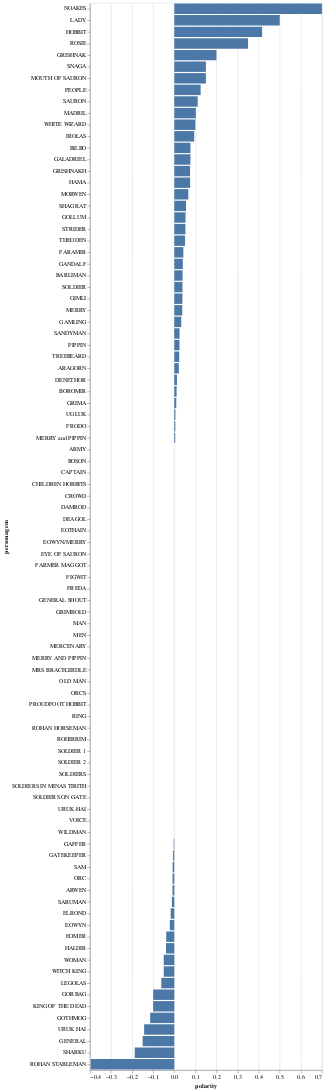

Notebook code for this chart:
### Code cell
alt.Chart(sentimento_medio_personagem).mark_bar().encode(
    x='polarity',
    y=alt.Y('personagem', sort='-x')
)

### Figure 1 — Vega-Lite specification as saved in the notebook (floating-point values rounded to 4 significant figures)
{"config": {"view": {"continuousWidth": 400, "continuousHeight": 300}}, "data": {"name": "data-6dc25213c42ef4748cce3d0263afe374"}, "mark": "bar", "encoding": {"x": {"type": "quantitative", "field": "polarity"}, "y": {"type": "nominal", "field": "personagem", "sort": "-x"}}, "$schema": "https://vega.github.io/schema/vega-lite/v4.8.1.json", "datasets": {"data-6dc25213c42ef4748cce3d0263afe374": [{"polarity": 0.02167, "personagem": "ARAGORN"}, {"polarity": 0.0, "personagem": "ARMY"}, {"polarity": -0.008393, "personagem": "ARWEN"}, {"polarity": 0.03943, "personagem": "BARLIMAN"}, {"polarity": 0.07688, "personagem": "BILBO"}, {"polarity": 0.01105, "personagem": "BOROMIR"}, {"polarity": 0.0, "personagem": "BOSON"}, {"polarity": 0.0, "personagem": "CAPTAIN"}, {"polarity": 0.0, "personagem": "CHILDREN HOBBITS"}, {"polarity": 0.0, "personagem": "CROWD"}, {"polarity": 0.0, "personagem": "DAMROD"}, {"polarity": 0.0, "personagem": "DEAGOL"}, {"polarity": 0.01274, "personagem": "DENETHOR"}, {"polarity": -0.01688, "personagem": "ELROND"}, {"polarity": -0.0381, "personagem": "EOMER"}, {"polarity": 0.0, "personagem": "EOTHAIN"}, {"polarity": -0.02101, "personagem": "EOWYN"}, {"polarity": 0.0, "personagem": "EOWYN/MERRY"}, {"polarity": 0.0, "personagem": "EYE OF SAURON"}, {"polarity": 0.04308, "personagem": "FARAMIR"}, {"polarity": 0.0, "personagem": "FARMER MAGGOT"}, {"polarity": 0.0, "personagem": "FIGWIT"}, {"polarity": 0.0, "personagem": "FREDA"}, {"polarity": 0.005114, "personagem": "FRODO"}, {"polarity": -0.002778, "personagem": "GAFFER"}, {"polarity": 0.07661, "personagem": "GALADRIEL"}, {"polarity": 0.03333, "personagem": "GAMLING"}, {"polarity": 0.04068, "personagem": "GANDALF"}, {"polarity": -0.005556, "personagem": "GATEKEEPER"}, {"polarity": -0.15, "personagem": "GENERAL"}, {"polarity": 0.0, "personagem": "GENERAL SHOUT"}, {"polarity": 0.03858, "personagem": "GIMLI"}, {"polarity": 0.05359, "personagem": "GOLLUM"}, {"polarity": -0.1, "personagem": "GORBAG"}, {"polarity": -0.1143, "personagem": "GOTHMOG"}, {"polarity": 0.009587, "personagem": "GRIMA"}, {"polarity": 0.0, "personagem": "GRIMBOLD"}, {"polarity": 0.2, "personagem": "GRISHNAK"}, {"polarity": 0.075, "personagem": "GRISHNAKH"}, {"polarity": -0.03929, "personagem": "HALDIR"}, {"polarity": 0.075, "personagem": "HAMA"}, {"polarity": 0.4167, "personagem": "HOBBIT"}, {"polarity": 0.09444, "personagem": "IROLAS"}, {"polarity": -0.1, "personagem": "KING OF THE DEAD"}, {"polarity": 0.5, "personagem": "LADY"}, {"polarity": -0.06142, "personagem": "LEGOLAS"}, {"polarity": 0.1024, "personagem": "MADRIL"}, {"polarity": 0.0, "personagem": "MAN"}, {"polarity": 0.0, "personagem": "MEN"}, {"polarity": 0.0, "personagem": "MERCENARY"}, {"polarity": 0.03801, "personagem": "MERRY"}, {"polarity": 0.0, "personagem": "MERRY AND PIPPIN"}, {"polarity": 0.00463, "personagem": "MERRY and PIPPIN"}, {"polarity": 0.06667, "personagem": "MORWEN"}, {"polarity": 0.15, "personagem": "MOUTH OF SAURON"}, {"polarity": 0.0, "personagem": "MRS BRACEGIRDLE"}, {"polarity": 0.7, "personagem": "NOAKES"}, {"polarity": 0.0, "personagem": "OLD MAN"}, {"polarity": -0.008049, "personagem": "ORC"}, {"polarity": 0.0, "personagem": "ORCS"}, {"polarity": 0.125, "personagem": "PEOPLE"}, {"polarity": 0.02467, "personagem": "PIPPIN"}, {"polarity": 0.0, "personagem": "PROUDFOOT HOBBIT"}, {"polarity": 0.0, "personagem": "RING"}, {"polarity": 0.0, "personagem": "ROHAN HORSEMAN"}, {"polarity": -0.3958, "personagem": "ROHAN STABLEMAN"}, {"polarity": 0.0, "personagem": "ROHIRRIM"}, {"polarity": 0.35, "personagem": "ROSIE"}, {"polarity": -0.007686, "personagem": "SAM"}, {"polarity": 0.025, "personagem": "SANDYMAN"}, {"polarity": -0.01127, "personagem": "SARUMAN"}, {"polarity": 0.1111, "personagem": "SAURON"}, {"polarity": 0.05556, "personagem": "SHAGRAT"}, {"polarity": -0.1875, "personagem": "SHARKU"}, {"polarity": 0.15, "personagem": "SNAGA"}, {"polarity": 0.03889, "personagem": "SOLDIER"}, {"polarity": 0.0, "personagem": "SOLDIER 1"}, {"polarity": 0.0, "personagem": "SOLDIER 2"}, {"polarity": 0.0, "personagem": "SOLDIERS"}, {"polarity": 0.0, "personagem": "SOLDIERS IN MINAS TIRITH"}, {"polarity": 0.0, "personagem": "SOLDIERS ON GATE"}, {"polarity": 0.053, "personagem": "STRIDER"}, {"polarity": 0.05112, "personagem": "THEODEN"}, {"polarity": 0.02353, "personagem": "TREEBEARD"}, {"polarity": 0.005556, "personagem": "UGLUK"}, {"polarity": -0.1429, "personagem": "URUK HAI"}, {"polarity": 0.0, "personagem": "URUK-HAI"}, {"polarity": 0.0, "personagem": "VOICE"}, {"polarity": 0.1, "personagem": "WHITE WIZARD"}, {"polarity": 0.0, "personagem": "WILDMAN"}, {"polarity": -0.05, "personagem": "WITCH KING"}, {"polarity": -0.05, "personagem": "WOMAN"}]}}
